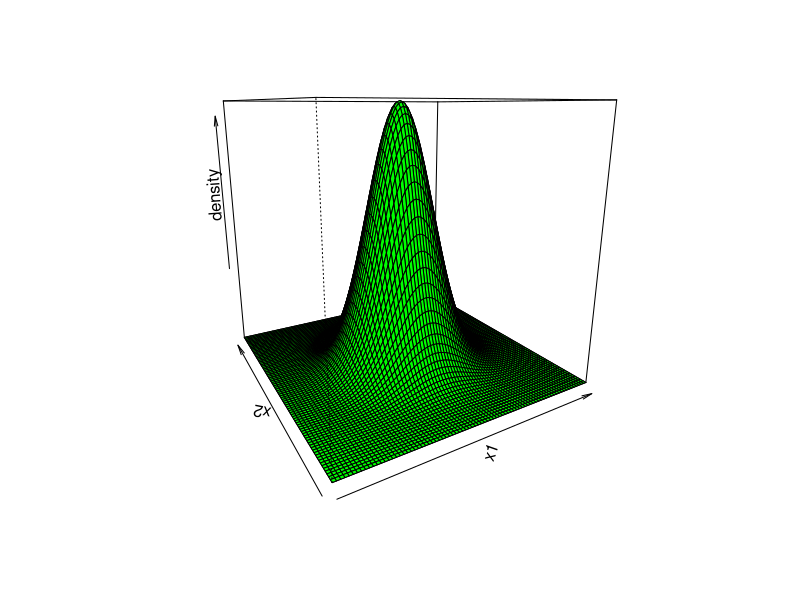
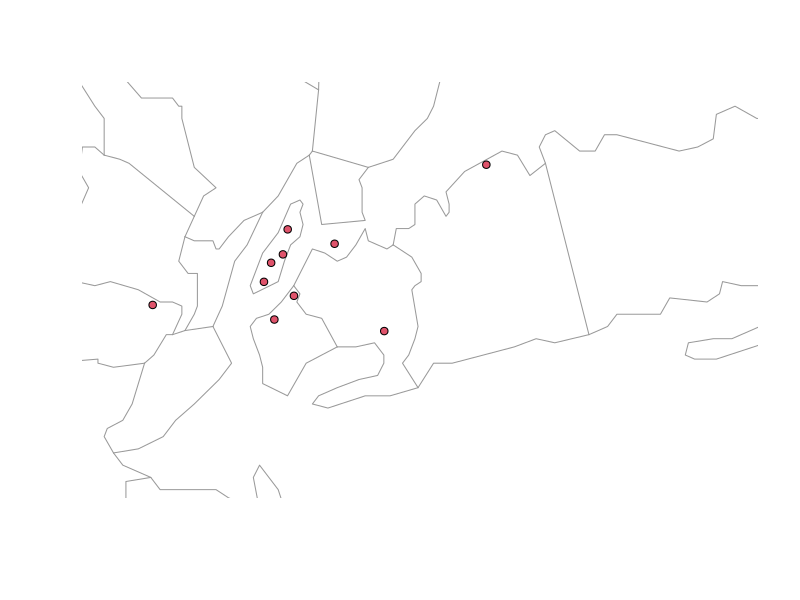
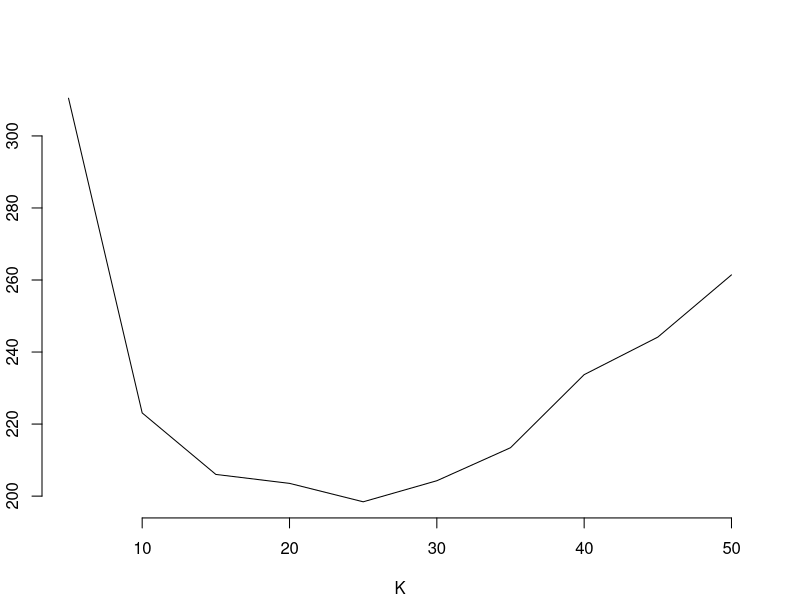

Recreate these plots in R, in order.
######################################
#### Factors
######################################

################## Uber
# Clustering examples

## code to produce the bivariate normal plot
mu<-c(0,0)
sigma<-matrix(c(1, 0, 0, 1), 2) 
x1<-seq(-4,4,0.1)
x2<-x<-seq(-4,4,0.1)
library(mvtnorm)
f<-matrix(rep(0,(length(x1)^2)),length(x1))
for(i in 1:length(x1)){
	for(j in 1:length(x1)){
		f[i,j]<-dmvnorm(cbind(x1[i],x2[j]), mean=mu,sigma=sigma)
}}
#png('bivariateNorm.png', width=6, height=5, units="in", res=720)
persp(x1, x2, f,col="green",xlab="x1",ylab="x2",zlab="density", theta=-30)
#dev.off()

### UBER: K-means
uber <- read.csv("uber.csv")
head(uber)
dim(uber)

## run K-means
hubs <- kmeans(uber[,2:3], centers=10, nstart=3)
hubs$centers #take a look at the lat and lon for our 10 "hubs"

## plot the centers (hubs)
library(maps)
#png('uberhubs.png', width=8, height=4, units="in", res=720)
#par(mai=c(0,0,0,0),omi=c(0,0,0,0))
map('county', c('new york','new jersey'), col="grey60",
	xlim=c(-74.4,-73.1), ylim=c(40.4,41))
points(hubs$centers, pch=21, bg=2)
#dev.off()
################################################

# choosing k
kSeq<-seq(5,50,by=5)
BIC<-c()
sse<-c()
for(k in 1:length(kSeq)){
	hubs<-kmeans(uber[,2:3],centers=k,nstart=5)
	sse[k]<-hubs$tot.withinss
	BIC[k]<-sse[k]+log(nrow(uber))*k*2
}

#png('uberBICplot.png', width=5, height=5, units="in", res=720)
plot(kSeq,BIC,type="l",xlab="K",ylab="BIC", bty="n")
#dev.off()
